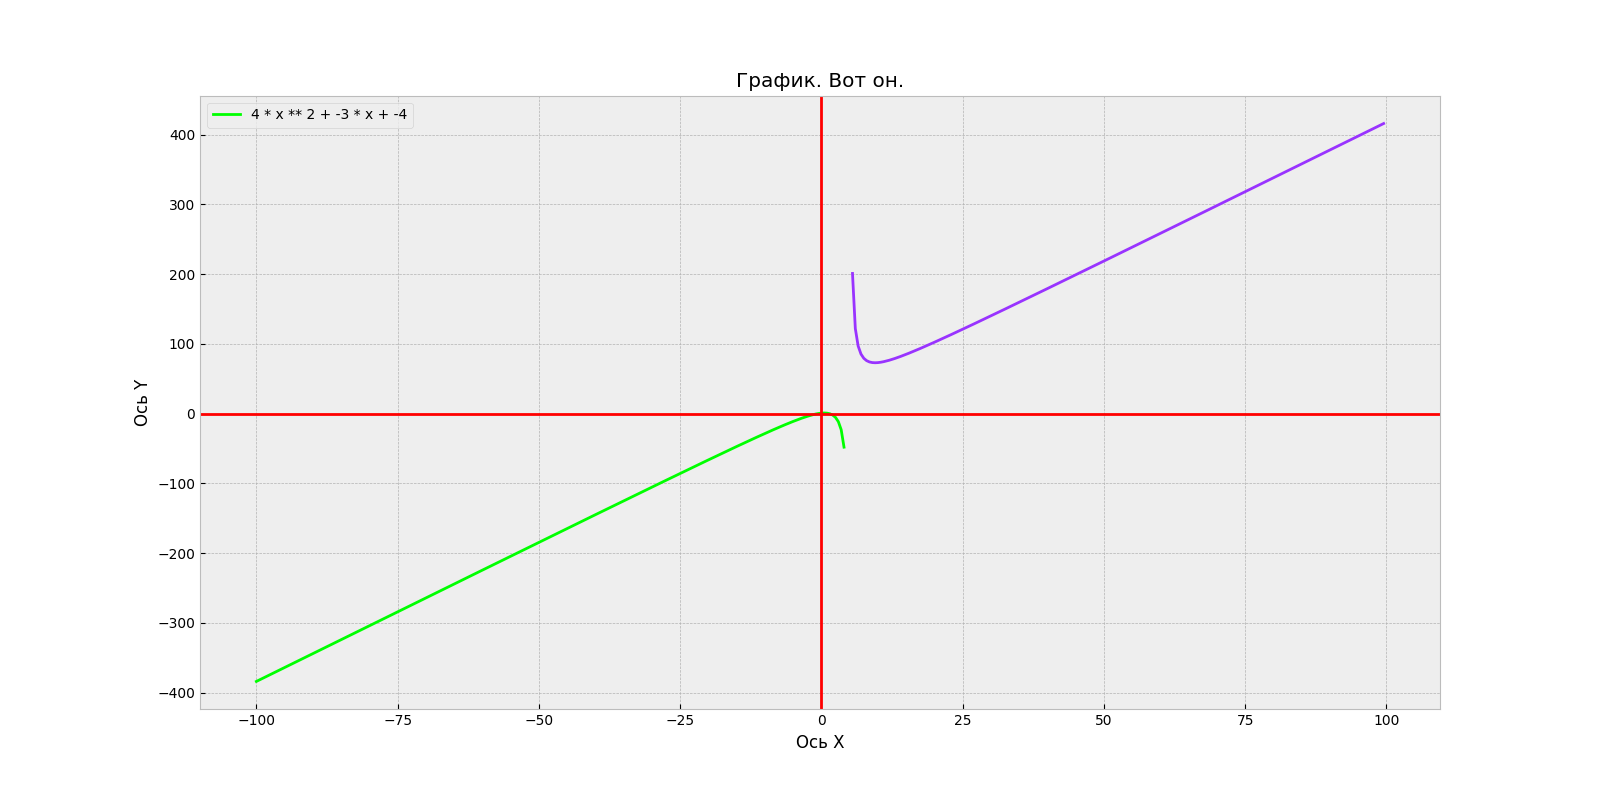

Write the Python code that produced this figure.
import matplotlib.pyplot as plt
import numpy as np
def my_func(x, a, b, c, d):

    return (a * x ** 2 + b * x + c) / (x + d)
styles = plt.style.available
plt.style.use(styles[2])

a = 4; b = -3; c = -4; d = -5
legend = '{} * x ** 2 + {} * x + {}'.format(a, b, c)

left = -100; right = 4.5; step = 0.5
data_x = np.arange(left, right, step)
data_y = [my_func(x, a, b, c, d) for x in data_x]
plt.plot(data_x, data_y, linewidth = 2, color='#00ff00')


left = 4.5; right = 5.5; step = 0.5
data_x = np.arange(left, right, step)
data_y = [my_func(x, a, b, c, d) for x in data_x]
plt.plot(data_x, data_y, linewidth = 2, color='#e6e600')

left = 5.5; right = 100; step = 0.5
data_x = np.arange(left, right, step)
data_y = [my_func(x, a, b, c, d) for x in data_x]
plt.plot(data_x, data_y, linewidth = 2, color='#9933ff')

data_x = []; data_y = []
pos_x = 0
while pos_x <= right:
    try:
        pos_y = my_func(pos_x, a, b, c, d)
        data_x.append(pos_x)
        data_y.append(pos_y)
    except:
        pass
    pos_x += step

plt.title('График. Вот он.')
plt.xlabel('Ось X')
plt.ylabel('Ось Y')
plt.legend([legend])
plt.grid(True)
plt.axhline(linewidth = 2, color = '#ff0000')
plt.axvline(linewidth = 2, color = '#ff0000')
plt.show()
